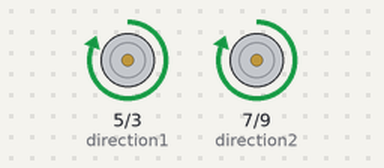
Bench run of a sketch on a simulated Arduino Uno, built with avr-gcc and run on an emulated ATmega328P. On the bench: direction and speed pins drawn as motors (green arrow = direction pin HIGH = forward, orange = LOW = backward, longer = more drive).

Above: at 0.1 s.
At 2.1 s:
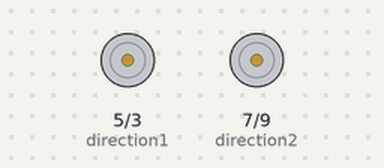
Timing chart, 0 to 3.6 s (numbered marks = the images above):
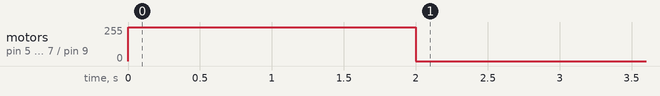

The sketch:

going_straight_for_2_seconds.ino
```cpp
int LDR1, LDR2, LDR3; // sensor values
// calibration offsets
int leftOffset = 0, rightOffset = 0, centre = 0;
// pins for motor speed and direction
// pin 345, and 789
int speed1 = 3, speed2 = 9, direction1 = 5, direction2 = 7;
int direction1_1 = 4, direction2_1 = 8;
// starting speed
int startSpeed = 255;

// initial speeds of left and right motors
int left = startSpeed, right = startSpeed;

void setup()
{
// set the motor pins to outputs
pinMode(speed1, OUTPUT);
pinMode(speed2, OUTPUT);
pinMode(direction1, OUTPUT);
pinMode(direction2, OUTPUT);

// set motor direction to forward
digitalWrite(direction1, HIGH);
digitalWrite(direction1_1, LOW); // apparently need two inputs to direction

digitalWrite(direction2, HIGH);
digitalWrite(direction2_1, LOW); // apparently need two inputs to direction
// set speed of both motors
analogWrite(speed1,left);
analogWrite(speed2,right);
left = startSpeed;
right = startSpeed;
delay(2000);
//going forward for delay time set below

}
void loop() {
// make both motors same speed
analogWrite(speed1,0);
analogWrite(speed2,0);
/*
digitalWrite(direction2, LOW); // change so direction2 goes low
digitalWrite(direction2_1, HIGH); // apparently need two inputs to direction
//delay(160000);
digitalWrite(direction1, LOW); // change so direction2 goes low
digitalWrite(direction1_1, HIGH); // apparently need two inputs to direction
//going backward for delay time set below
delay(750);
digitalWrite(direction1, HIGH);
digitalWrite(direction1_1, LOW); // apparently need two inputs to direction

digitalWrite(direction2, HIGH);
digitalWrite(direction2_1, LOW); // apparently need two inputs to direction
delay(3000);
digitalWrite(direction1, LOW); // change so direction2 goes low
digitalWrite(direction1_1, HIGH); // apparently need two inputs to direction

delay(7500);
digitalWrite(direction1, HIGH);
digitalWrite(direction1_1, LOW); // apparently need two inputs to direction

digitalWrite(direction2, LOW);
digitalWrite(direction2_1, HIGH); // apparently need two inputs to direction
delay(3000);
*/
}
```

Measured:
- by itself, motor on pin 5 (direction1) / pin 3 (speed1), motor on pin 7 (direction2) / pin 9 (speed2): stopped → forward 255/255 at 0.00 s, → stopped 2.0 s later
